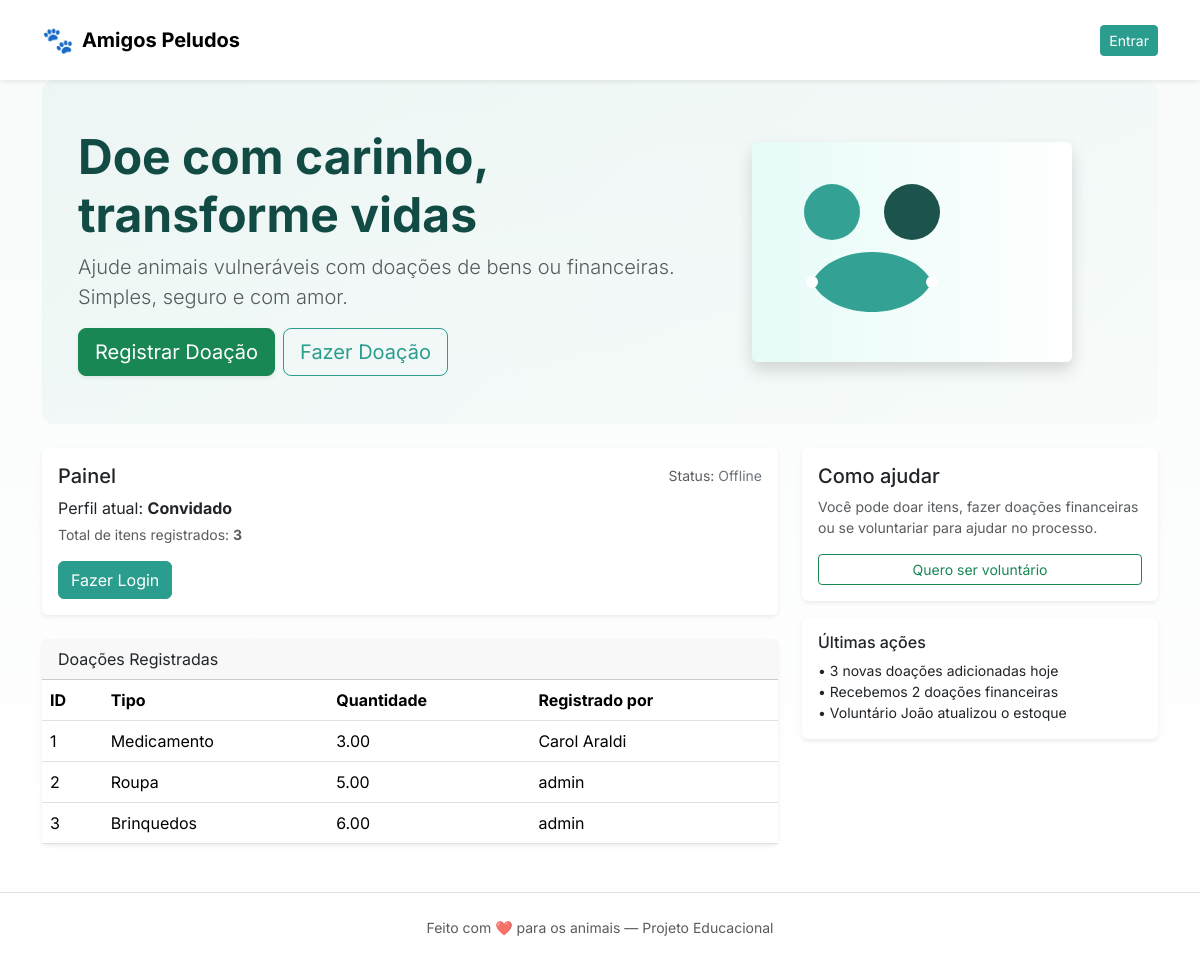
Before: / with the older database file.
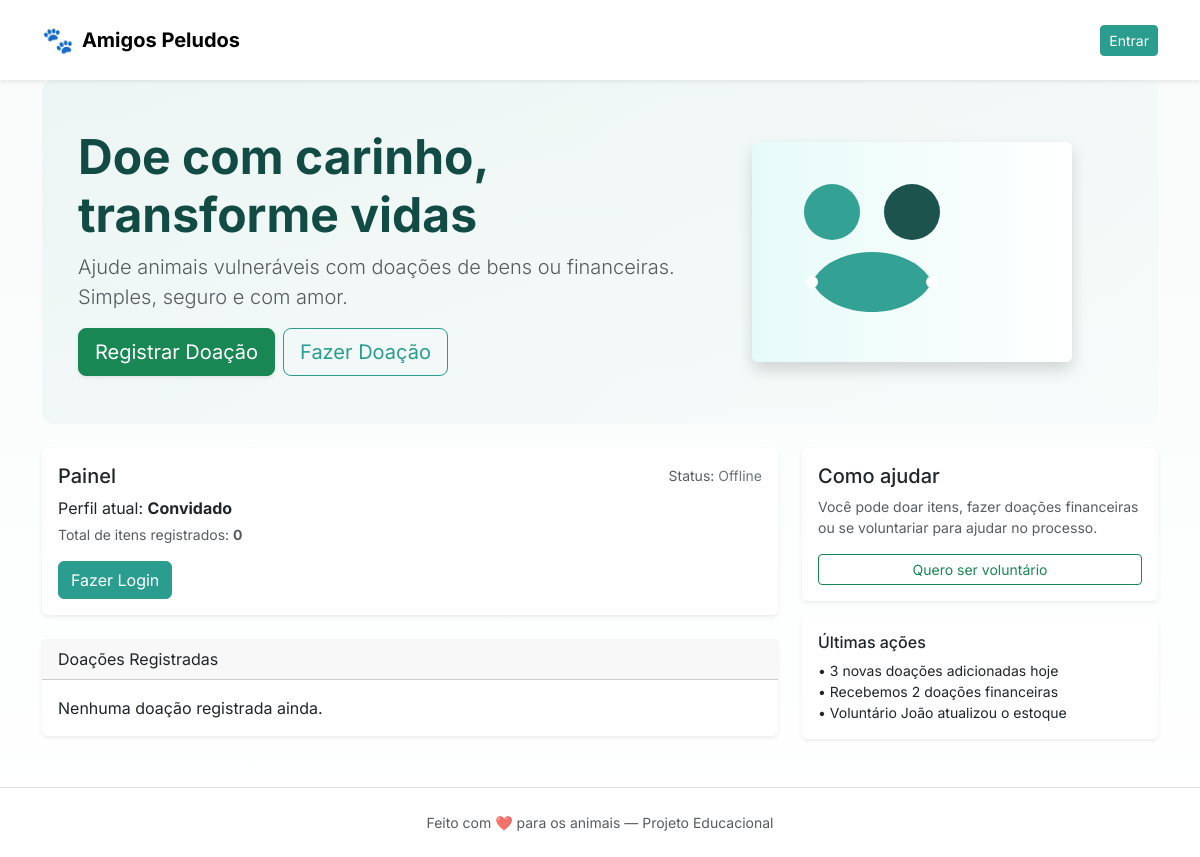
After: the same page with the newer database file.
### A3---CyberSecurity-main/app.py (models this page shows, shortened)
class Doacao(db.Model):
    id = db.Column(db.Integer, primary_key=True)
    tipo = db.Column(db.String(80), nullable=False)
    quantidade = db.Column(db.Numeric(12, 2), nullable=False)  # Use Numeric for monetary values
    voluntario_id = db.Column(db.Integer, db.ForeignKey('user.id'), nullable=False)
    registrador = db.relationship('User', back_populates='donations')

class User(db.Model, UserMixin):
    id = db.Column(db.Integer, primary_key=True)
    username = db.Column(db.String(80), unique=True, nullable=False)
    password_hash = db.Column(db.String(128), nullable=False) # Armazena o hash (A02)
    role = db.Column(db.String(20), nullable=False, default='voluntario') # admin, voluntario (A04)
    donations = db.relationship('Doacao', back_populates='registrador', lazy=True)

### A3---CyberSecurity-main/app.py (the view)
@app.route('/')
def index():
    doacoes = Doacao.query.options(db.joinedload(Doacao.registrador)).all()
    return render_template(
        'index.html',
        is_logged_in=current_user.is_authenticated,
        user_role=getattr(current_user, 'role', 'Convidado'),
        doacoes=doacoes,
    )

### A3---CyberSecurity-main/templates/index.html (shortened to what this page needs)
{% extends "base.html" %}
{% block content %}
<section class="hero py-5 mb-4">
    <div class="row align-items-center">
        <div class="col-lg-7" data-aos="fade-right">
            <h1 class="display-5 fw-bold">Doe com carinho, transforme vidas</h1>
            <p class="lead text-muted">Ajude animais vulneráveis com doações de bens ou financeiras. Simples, seguro e com amor.</p>
            <div class="d-flex gap-2 mt-3">
                <a href="{{ url_for('nova_doacao') }}" class="btn btn-lg btn-success shadow-sm">Registrar Doação</a>
                <a href="{{ url_for('doar_pagamento') }}" class="btn btn-lg btn-outline-primary">Fazer Doação</a>
            </div>
        </div>
                <div class="col-lg-5 d-flex justify-content-center align-items-center" data-aos="fade-left">
                </div>
    </div>
</section>
<div class="row">
    <div class="col-lg-8">
        <div class="card mb-4 shadow-sm" data-aos="fade-up">
            <div class="card-body">
                <div class="d-flex justify-content-between align-items-center mb-2">
                    <h2 class="h5 mb-0">Painel</h2>
                    <small class="text-muted">Status: {% if is_logged_in %}<span class="text-success">Online</span>{% else %}<span class="text-secondary">Offline</span>{% endif %}</small>
                </div>
                <p class="mb-1">Perfil atual: <strong>{{ user_role }}</strong></p>
                <p class="text-muted small">Total de itens registrados: <strong>{{ doacoes|length }}</strong></p>
                <div class="mt-3">
                    {% if not is_logged_in %}
                        <a href="{{ url_for('login') }}" class="btn btn-primary">Fazer Login</a>
                    {% endif %}
                </div>
            </div>
        </div>
        <div class="card shadow-sm" data-aos="fade-up" data-aos-delay="80">
            <div class="card-header">Doações Registradas</div>
            <div class="card-body p-0">
                {% if doacoes %}
                    <div class="table-responsive">
                        <table class="table table-hover mb-0">
                            <thead>
                                <tr>
                                    <th>ID</th>
                                    <th>Tipo</th>
                                    <th>Quantidade</th>
                                    <th>Registrado por</th>
                                </tr>
                            </thead>
                            <tbody>
                            {% for d in doacoes %}
                                <tr>
                                    <td>{{ d.id }}</td>
                                    <td>{{ d.tipo }}</td>
                                    <td>{{ d.quantidade }}</td>
                                    <td>{{ d.registrador.username if d.registrador else '-' }}</td>
                                </tr>
                            {% endfor %}
                            </tbody>
                        </table>
                    </div>
                {% else %}
                    <p class="p-3 mb-0">Nenhuma doação registrada ainda.</p>
                {% endif %}
            </div>
        </div>
    </div>
    <div class="col-lg-4">
        <div class="mb-3" data-aos="fade-left">
            <div class="card p-3 shadow-sm">
                <h5 class="mb-2">Como ajudar</h5>
                <p class="small text-muted">Você pode doar itens, fazer doações financeiras ou se voluntariar para ajudar no processo.</p>
                <a href="{{ url_for('register_voluntario') }}" class="btn btn-outline-success btn-sm">Quero ser voluntário</a>
            </div>
        </div>
        <div data-aos="fade-left" data-aos-delay="60">
            <div class="card shadow-sm p-3">
                <h6 class="mb-2">Últimas ações</h6>
                <ul class="list-unstyled small mb-0">
                    <li>• 3 novas doações adicionadas hoje</li>
                    <li>• Recebemos 2 doações financeiras</li>
                    <li>• Voluntário João atualizou o estoque</li>
                </ul>
            </div>
        </div>
    </div>
</div>
{% endblock %}

### A3---CyberSecurity-main/templates/base.html (shortened to what this page needs)
<!doctype html>
<html lang="pt-BR">
<head>
    <link href="https://cdn.jsdelivr.net/npm/bootstrap@5.3.3/dist/css/bootstrap.min.css" rel="stylesheet">
    <link href="https://unpkg.com/aos@2.3.4/dist/aos.css" rel="stylesheet">
    <link rel="stylesheet" href="https://cdnjs.cloudflare.com/ajax/libs/animate.css/4.1.1/animate.min.css" />
    <link rel="stylesheet" href="{{ url_for('static', filename='css/style.css') }}">
</head>
<body class="bg-light">
<nav class="navbar navbar-expand-lg navbar-light bg-white shadow-sm py-3">
    <div class="container">
        <a class="navbar-brand d-flex align-items-center gap-2" href="{{ url_for('index') }}">
            <span class="brand-logo">🐾</span>
            <span class="fw-bold">Amigos Peludos</span>
        </a>
        <div class="collapse navbar-collapse" id="navbarNav">
            <ul class="navbar-nav ms-auto align-items-center">
                {% if current_user.is_authenticated %}
                    <li class="nav-item me-3">
                        <span class="text-muted small">Logado como: <strong>{{ current_user.role }}</strong></span>
                    </li>
                    <li class="nav-item">
                        <a class="btn btn-outline-secondary btn-sm" href="{{ url_for('logout') }}">Sair</a>
                    </li>
                {% else %}
                    <li class="nav-item">
                        <a class="btn btn-primary btn-sm" href="{{ url_for('login') }}">Entrar</a>
                    </li>
                {% endif %}
            </ul>
        </div>
    </div>
    </nav>
<main class="container mb-5">
    {% block content %}{% endblock %}
</main>
<footer class="bg-white border-top py-4 mt-auto">
    <div class="container text-center small text-muted">
        Feito com ❤️ para os animais — Projeto Educacional
    </div>
</footer>
</body>
</html>

### A3---CyberSecurity-main/static/css/style.css (style rules this page uses)
:root { --brand: #2a9d8f; --accent: #e9f5f2; --muted: #6c757d; }
body { background: linear-gradient(180deg, #f8fbfa 0%, #ffffff 100%); color: #222; }
.brand-logo { font-size:1.6rem }
.hero { background: linear-gradient(135deg, rgba(42,157,143,0.06), rgba(42,157,143,0.02)); border-radius: 12px; padding: 2.25rem; }
.hero .display-5 { color: #114b44 }
.card { border: none }
.btn-primary { background: var(--brand); border-color: var(--brand) }
.btn-outline-primary { border-color: var(--brand); color:var(--brand) }
.shadow-sm { box-shadow: 0 6px 18px rgba(12,40,37,0.05) }

### A3---CyberSecurity-main/templates/base.html (style rules this page uses)
body { font-family: 'Inter', system-ui, -apple-system, 'Segoe UI', Roboto, 'Helvetica Neue', Arial; }

Changed rows visible on the page:
removed Doacao: id "1", tipo "Medicamento", quantidade "3.00", registrador "Carol Araldi"
removed Doacao: id "2", tipo "Roupa", quantidade "5.00", registrador "admin"
removed Doacao: id "3", tipo "Brinquedos", quantidade "6.00", registrador "admin"
Other visible differences:
{{ doacoes|length }}: "3" → "0"
text no longer shown: "ID Tipo Quantidade Registrado por"
text now shown: "Nenhuma doação registrada ainda."
